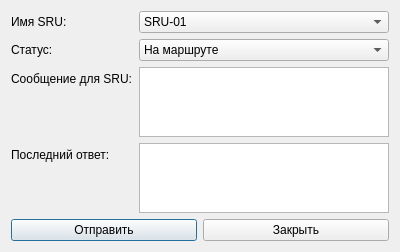
<?xml version="1.0" encoding="UTF-8"?>
<ui version="4.0">
 <class>CoordinationForm</class>
 <widget class="QDialog" name="CoordinationForm">
  <property name="geometry">
   <rect>
    <x>0</x>
    <y>0</y>
    <width>400</width>
    <height>251</height>
   </rect>
  </property>
  <property name="windowTitle">
   <string>Координация с поисковыми единицами</string>
  </property>
  <layout class="QVBoxLayout" name="verticalLayout">
   <item>
    <layout class="QFormLayout" name="formLayout">
     <item row="0" column="0">
      <widget class="QLabel" name="labelSRUName">
       <property name="text">
        <string>Имя SRU:</string>
       </property>
      </widget>
     </item>
     <item row="0" column="1">
      <widget class="QComboBox" name="sruSelector">
       <item>
        <property name="text">
         <string>SRU-01</string>
        </property>
       </item>
       <item>
        <property name="text">
         <string>SRU-02</string>
        </property>
       </item>
       <item>
        <property name="text">
         <string>SRU-03</string>
        </property>
       </item>
      </widget>
     </item>
     <item row="1" column="0">
      <widget class="QLabel" name="labelSRUStatus">
       <property name="text">
        <string>Статус:</string>
       </property>
      </widget>
     </item>
     <item row="1" column="1">
      <widget class="QComboBox" name="sruStatus">
       <item>
        <property name="text">
         <string>На маршруте</string>
        </property>
       </item>
       <item>
        <property name="text">
         <string>В районе поиска</string>
        </property>
       </item>
       <item>
        <property name="text">
         <string>Вне зоны</string>
        </property>
       </item>
       <item>
        <property name="text">
         <string>Не отвечает</string>
        </property>
       </item>
      </widget>
     </item>
     <item row="2" column="0">
      <widget class="QLabel" name="labelMessage">
       <property name="text">
        <string>Сообщение для SRU:</string>
       </property>
      </widget>
     </item>
     <item row="2" column="1">
      <widget class="QTextEdit" name="messageText"/>
     </item>
     <item row="3" column="0">
      <widget class="QLabel" name="labelLastResponse">
       <property name="text">
        <string>Последний ответ:</string>
       </property>
      </widget>
     </item>
     <item row="3" column="1">
      <widget class="QTextEdit" name="lastResponse"/>
     </item>
    </layout>
   </item>
   <item>
    <layout class="QHBoxLayout" name="horizontalLayout">
     <item>
      <widget class="QPushButton" name="buttonSend">
       <property name="text">
        <string>Отправить</string>
       </property>
      </widget>
     </item>
     <item>
      <widget class="QPushButton" name="buttonClose">
       <property name="text">
        <string>Закрыть</string>
       </property>
      </widget>
     </item>
    </layout>
   </item>
  </layout>
 </widget>
 <resources/>
 <connections/>
</ui>
